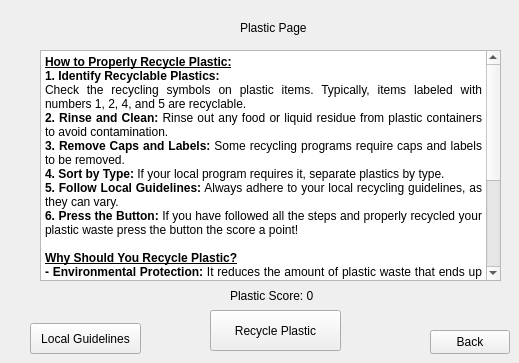
    <widget class="QWidget" name="pagePlastic">
     <widget class="QLabel" name="labelPlastic_2">
      <property name="geometry">
       <rect>
        <x>240</x>
        <y>20</y>
        <width>101</width>
        <height>16</height>
       </rect>
      </property>
      <property name="text">
       <string>Plastic Page</string>
      </property>
     </widget>
     <widget class="QPushButton" name="pbtnBack">
      <property name="geometry">
       <rect>
        <x>430</x>
        <y>330</y>
        <width>80</width>
        <height>24</height>
       </rect>
      </property>
      <property name="text">
       <string>Back</string>
      </property>
     </widget>
     <widget class="QToolButton" name="tbtnRecyclePlastic">
      <property name="geometry">
       <rect>
        <x>210</x>
        <y>310</y>
        <width>131</width>
        <height>41</height>
       </rect>
      </property>
      <property name="text">
       <string>Recycle Plastic</string>
      </property>
     </widget>
     <widget class="QLabel" name="labelPlasticScore">
      <property name="geometry">
       <rect>
        <x>230</x>
        <y>270</y>
        <width>121</width>
        <height>51</height>
       </rect>
      </property>
      <property name="text">
       <string>Plastic Score: 0</string>
      </property>
     </widget>
     <widget class="QTextBrowser" name="txtPlastic">
      <property name="geometry">
       <rect>
        <x>40</x>
        <y>50</y>
        <width>461</width>
        <height>231</height>
       </rect>
      </property>
      <property name="html">
       <string>&lt;!DOCTYPE HTML PUBLIC &quot;-//W3C//DTD HTML 4.0//EN&quot; &quot;http://www.w3.org/TR/REC-html40/strict.dtd&quot;&gt;
&lt;html&gt;&lt;head&gt;&lt;meta name=&quot;qrichtext&quot; content=&quot;1&quot; /&gt;&lt;meta charset=&quot;utf-8&quot; /&gt;&lt;style type=&quot;text/css&quot;&gt;
p, li { white-space: pre-wrap; }
hr { height: 1px; border-width: 0; }
li.unchecked::marker { content: &quot;\2610&quot;; }
li.checked::marker { content: &quot;\2612&quot;; }
&lt;/style&gt;&lt;/head&gt;&lt;body style=&quot; font-family:'Segoe UI'; font-size:9pt; font-weight:700; font-style:normal;&quot;&gt;
&lt;p align=&quot;justify&quot; style=&quot; margin-top:0px; margin-bottom:0px; margin-left:0px; margin-right:0px; -qt-block-indent:0; text-indent:0px;&quot;&gt;&lt;span style=&quot; text-decoration: underline;&quot;&gt;How to Properly Recycle Plastic:&lt;/span&gt;&lt;/p&gt;
&lt;p align=&quot;justify&quot; style=&quot; margin-top:0px; margin-bottom:0px; margin-left:0px; margin-right:0px; -qt-block-indent:0; text-indent:0px;&quot;&gt;1. Identify Recyclable Plastics: &lt;/p&gt;
&lt;p align=&quot;justify&quot; style=&quot; margin-top:0px; margin-bottom:0px; margin-left:0px; margin-right:0px; -qt-block-indent:0; text-indent:0px;&quot;&gt;&lt;span style=&quot; font-weight:400;&quot;&gt;Check the recycling symbols on plastic items. Typically, items labeled with numbers 1, 2, 4, and 5 are recyclable.&lt;/span&gt;&lt;/p&gt;
&lt;p align=&quot;justify&quot; style=&quot; margin-top:0px; margin-bottom:0px; margin-left:0px; margin-right:0px; -qt-block-indent:0; text-indent:0px;&quot;&gt;2. Rinse and Clean: &lt;span style=&quot; font-weight:400;&quot;&gt;Rinse out any food or liquid residue from plastic containers to avoid contamination.&lt;/span&gt;&lt;/p&gt;
&lt;p align=&quot;justify&quot; style=&quot; margin-top:0px; margin-bottom:0px; margin-left:0px; margin-right:0px; -qt-block-indent:0; text-indent:0px;&quot;&gt;3. Remove Caps and Labels:&lt;span style=&quot; font-weight:400;&quot;&gt; Some recycling programs require caps and labels to be removed.&lt;/span&gt;&lt;/p&gt;
&lt;p align=&quot;justify&quot; style=&quot; margin-top:0px; margin-bottom:0px; margin-left:0px; margin-right:0px; -qt-block-indent:0; text-indent:0px;&quot;&gt;4. Sort by Type:&lt;span style=&quot; font-weight:400;&quot;&gt; If your local program requires it, separate plastics by type.&lt;/span&gt;&lt;/p&gt;
&lt;p align=&quot;justify&quot; style=&quot; margin-top:0px; margin-bottom:0px; margin-left:0px; margin-right:0px; -qt-block-indent:0; text-indent:0px;&quot;&gt;5. Follow Local Guidelines:&lt;span style=&quot; font-weight:400;&quot;&gt; Always adhere to your local recycling guidelines, as they can vary.&lt;/span&gt;&lt;/p&gt;
&lt;p align=&quot;justify&quot; style=&quot; margin-top:0px; margin-bottom:0px; margin-left:0px; margin-right:0px; -qt-block-indent:0; text-indent:0px;&quot;&gt;6. Press the Button: &lt;span style=&quot; font-weight:400;&quot;&gt;If you have followed all the steps and properly recycled your plastic waste press the button the score a point!&lt;/span&gt;&lt;/p&gt;
&lt;p align=&quot;justify&quot; style=&quot;-qt-paragraph-type:empty; margin-top:0px; margin-bottom:0px; margin-left:0px; margin-right:0px; -qt-block-indent:0; text-indent:0px; font-weight:400;&quot;&gt;&lt;br /&gt;&lt;/p&gt;
&lt;p align=&quot;justify&quot; style=&quot; margin-top:0px; margin-bottom:0px; margin-left:0px; margin-right:0px; -qt-block-indent:0; text-indent:0px;&quot;&gt;&lt;span style=&quot; text-decoration: underline;&quot;&gt;Why Should You Recycle Plastic?&lt;/span&gt;&lt;/p&gt;
&lt;p align=&quot;justify&quot; style=&quot; margin-top:0px; margin-bottom:0px; margin-left:0px; margin-right:0px; -qt-block-indent:0; text-indent:0px;&quot;&gt;- Environmental Protection:&lt;span style=&quot; font-weight:400;&quot;&gt; It reduces the amount of plastic waste that ends up in landfills and oceans, protecting wildlife and ecosystems.&lt;/span&gt;&lt;/p&gt;
&lt;p align=&quot;justify&quot; style=&quot; margin-top:0px; margin-bottom:0px; margin-left:0px; margin-right:0px; -qt-block-indent:0; text-indent:0px;&quot;&gt;- Resource Conservation.&lt;span style=&quot; font-weight:400;&quot;&gt; Recycling conserves natural resources by reducing the need for new raw materials.&lt;/span&gt;&lt;/p&gt;
&lt;p align=&quot;justify&quot; style=&quot; margin-top:0px; margin-bottom:0px; margin-left:0px; margin-right:0px; -qt-block-indent:0; text-indent:0px;&quot;&gt;- Energy Savings:&lt;span style=&quot; font-weight:400;&quot;&gt; Producing new plastic from recycled materials requires less energy than making it from scratch.&lt;/span&gt;&lt;/p&gt;
&lt;p align=&quot;justify&quot; style=&quot; margin-top:0px; margin-bottom:0px; margin-left:0px; margin-right:0px; -qt-block-indent:0; text-indent:0px;&quot;&gt;- Pollution Reduction: &lt;span style=&quot; font-weight:400;&quot;&gt;It helps decrease pollution from plastic production and waste.&lt;/span&gt;&lt;/p&gt;
&lt;p align=&quot;justify&quot; style=&quot; margin-top:0px; margin-bottom:0px; margin-left:0px; margin-right:0px; -qt-block-indent:0; text-indent:0px;&quot;&gt;- Economic Benefits:&lt;span style=&quot; font-weight:400;&quot;&gt; Recycling creates jobs and supports the recycling industry.&lt;/span&gt;&lt;/p&gt;
&lt;p align=&quot;justify&quot; style=&quot;-qt-paragraph-type:empty; margin-top:0px; margin-bottom:0px; margin-left:0px; margin-right:0px; -qt-block-indent:0; text-indent:0px; font-weight:400;&quot;&gt;&lt;br /&gt;&lt;/p&gt;
&lt;p style=&quot; margin-top:0px; margin-bottom:0px; margin-left:0px; margin-right:0px; -qt-block-indent:0; text-indent:0px;&quot;&gt;&lt;span style=&quot; font-weight:400;&quot;&gt;By properly recycling plastic, we contribute to a healthier, more sustainable environment. 🌍♻️&lt;/span&gt;&lt;/p&gt;&lt;/body&gt;&lt;/html&gt;</string>
      </property>
     </widget>
     <widget class="QPushButton" name="pbtnLink">
      <property name="geometry">
       <rect>
        <x>30</x>
        <y>323</y>
        <width>111</width>
        <height>31</height>
       </rect>
      </property>
      <property name="text">
       <string>Local Guidelines</string>
      </property>
     </widget>
    </widget>
